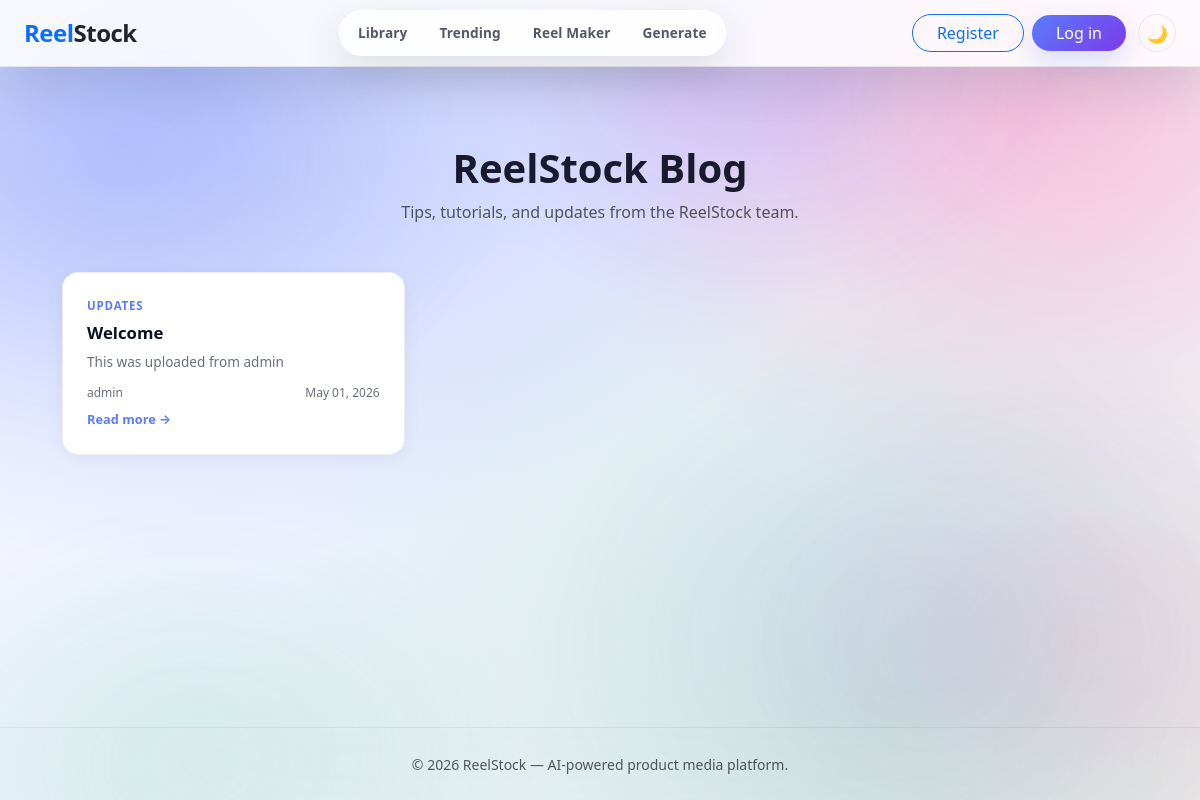
Screenshot of /blog/ with the database file from the repository.
### core/models.py (models this page shows, shortened)
class BlogPost(models.Model):
    title = models.CharField(max_length=300)
    slug = models.SlugField(max_length=320, unique=True, blank=True)
    category = models.CharField(max_length=100, blank=True, default='Updates')
    excerpt = models.TextField(max_length=400, blank=True)
    body = models.TextField()
    author = models.ForeignKey(User, on_delete=models.SET_NULL, null=True, related_name='blog_posts')
    is_published = models.BooleanField(default=True)
    show_on_home = models.BooleanField(default=True)
    home_order = models.PositiveIntegerField(default=0)
    created_at = models.DateTimeField(auto_now_add=True)
    updated_at = models.DateTimeField(auto_now=True)
    class Meta:
        ordering = ['home_order', '-created_at']

### core/views.py (the view)
# urls.py: path('blog/', views.blog_list, name='blog_list'),
def blog_list(request):
    posts = BlogPost.objects.filter(is_published=True)
    return render(request, 'core/blog_list.html', {'posts': posts})

### wallet/context_processors.py (called while the page is built, shortened)
def wallet_context(request):
    if not request.user.is_authenticated:
        return {
            'wallet_balance': 0,
            'basket_count': 0,
            'basket_image_ids': set(),
            'basket_video_ids': set(),
        }

### templates/core/blog_list.html (shortened to what this page needs)
{% extends 'base.html' %}
{% block content %}
<div class="container py-5" style="max-width:1100px;">
  <div class="mb-5 text-center reveal-up">
    <h1 class="fw-bold mb-2">ReelStock Blog</h1>
    <p class="text-muted">Tips, tutorials, and updates from the ReelStock team.</p>
  </div>
  {% if posts %}
    <div class="row g-4">
      {% for post in posts %}
        <div class="col-md-6 col-lg-4 reveal-up">
          <a href="{% url 'blog_detail' post.slug %}" class="text-decoration-none h-100">
            <div class="blog-card h-100">
              <div class="blog-card-cat">{{ post.category }}</div>
              <h5 class="blog-card-title">{{ post.title }}</h5>
              <p class="blog-card-excerpt">{{ post.excerpt|default:post.body|truncatechars:140 }}</p>
              <div class="blog-card-footer">
                <span>{{ post.author.get_full_name|default:post.author.username|default:"Team" }}</span>
                <span>{{ post.created_at|date:"M d, Y" }}</span>
              </div>
              <span class="blog-card-read">Read more →</span>
            </div>
          </a>
        </div>
      {% endfor %}
    </div>
  {% else %}
    <div class="text-center py-5">
      <div style="font-size:3rem;">📝</div>
      <h4 class="mt-3 mb-2">No posts yet</h4>
      <p class="text-muted">Check back soon — new articles are on the way.</p>
    </div>
  {% endif %}
</div>
{% endblock %}

### static/css/styles.css (style rules this page uses)
:root { --ink: #0b1220; --muted: rgba(15,23,42,0.62); --primary: #5b7cfa; --primary2: #7c3aed; --accent: #22c55e; --hot: #ff4d8d; --glass: rgba(255,255,255,0.42); --glassBorder: rgba(255,255,255,0.55); --shadow: 0 18px 55px rgba(15,23,42,0.14); }
body { color: var(--ink); min-height: 100vh; background: radial-gradient(1200px 800px at 15% 10%, rgba(91,124,250,0.35), transparent 60%), radial-gradient(900px 700px at 85% 15%, rgba(255,77,141,0.22), transparent 55%), radial-gradient(1100px 900px at 75% 90%, rgba(34,197,94,0.18), transparent 60%), linear-gradient(135deg, #f7f7ff 0%, #eef2ff 45%, #fdf2f8 100%); background-size: 100% 100%; position: relative; overflow-x: hidden; }
body::before, body::after { content:""; position: fixed; inset: -200px; z-index: -1; pointer-events: none; filter: blur(48px); opacity: 0.85; animation: floaty 18s ease-in-out infinite; transform: translate3d(0,0,0); }
body::before { background: radial-gradient(600px 420px at 20% 30%, rgba(91,124,250,0.28), transparent 60%), radial-gradient(520px 420px at 60% 20%, rgba(124,58,237,0.22), transparent 60%), radial-gradient(560px 420px at 80% 70%, rgba(255,77,141,0.18), transparent 60%); }
body::after { animation-duration: 24s; animation-direction: reverse; background: radial-gradient(520px 380px at 25% 80%, rgba(34,197,94,0.18), transparent 60%), radial-gradient(620px 520px at 70% 70%, rgba(91,124,250,0.16), transparent 60%), radial-gradient(520px 420px at 80% 25%, rgba(255,77,141,0.12), transparent 60%); }
:root { --primary: #5b7cfa; --primary2: #7c3aed; --glass: rgba(255, 255, 255, 0.42); --glassBorder: rgba(255, 255, 255, 0.55); --shadow: 0 18px 55px rgba(15, 23, 42, 0.14); }
.reveal-up { opacity: 0; transform: translateY(24px); transition: opacity 600ms ease, transform 600ms ease; will-change: opacity, transform; }
.reveal-up.is-visible { opacity: 1; transform: translateY(0); }
.blog-card { background: #fff; border: 1px solid rgba(0,0,0,.07); border-radius: 16px; padding: 1.5rem; box-shadow: 0 4px 18px rgba(15,23,42,.05); display: flex; flex-direction: column; transition: transform .2s, box-shadow .2s; color: var(--ink); }
.blog-card-cat { font-size: .72rem; font-weight: 700; letter-spacing: .8px; color: var(--primary); text-transform: uppercase; margin-bottom: .5rem; }
.blog-card-title { font-size: 1.05rem; font-weight: 800; margin-bottom: .5rem; line-height: 1.3; color: var(--ink); }
.blog-card-excerpt { font-size: .85rem; color: var(--muted); flex-grow: 1; margin-bottom: .75rem; }
.blog-card-footer { font-size: .75rem; color: var(--muted); display: flex; justify-content: space-between; margin-bottom: .5rem; }
.blog-card-read { font-size: .8rem; font-weight: 700; color: var(--primary); }

### static/css/rs-improvements.css (style rules this page uses)
* { box-sizing: border-box; }
.reveal-up { opacity: 0; transform: translateY(18px); transition: opacity .45s ease, transform .45s ease; }
.reveal-up.is-visible { opacity: 1; transform: translateY(0); }

### static/css/theme.css (style rules this page uses)
[data-theme="light"] { --rs-bg: #f5f7fa; --rs-bg-card: #ffffff; --rs-bg-nav: rgba(255, 255, 255, .85); --rs-bg-input: #ffffff; --rs-bg-modal: #ffffff; --rs-text: #1a1a2e; --rs-text-muted: #6c757d; --rs-text-heading: #0f0f23; --rs-border: rgba(0, 0, 0, .08); --rs-border-input: #dee2e6; --rs-shadow-card: 0 2px 12px rgba(0, 0, 0, .06); }
body { background-color: var(--rs-bg) !important; color: var(--rs-text) !important; transition: background-color .25s ease, color .25s ease; }

### rows the page displays
BlogPost: category "UPDATES", title "Welcome", excerpt "This was uploaded from admin", author.get_full_name "admin", created_at "May 01, 2026"
